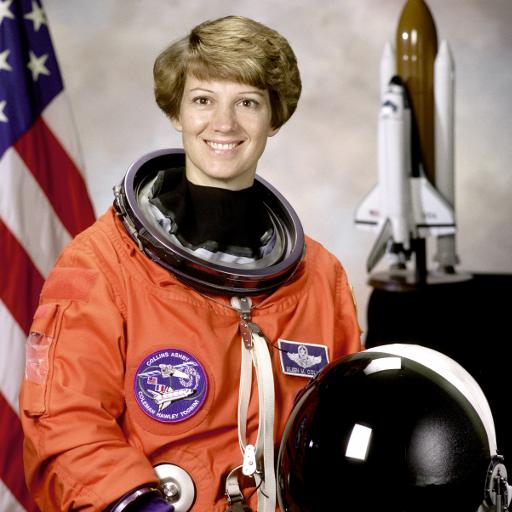
#> input picture vmf_contact_main/vmf_contact/datasets/_utils/augmentation_helper/astronaut.jpg, 512 x 512 px
$ python -i img_bbox_utils.py   (imports and definitions only)
#> lines starting #> are read from the running program, lines starting #| are printed output that depends on the picture; after the words box and inside, x2 and y2 are one past the last pixel; in counts of white or black regions, pixels touching at a corner belong together
#> further down, picture is the input picture: shape (512, 512, 3); mean B, G, R 96.6, 105.8, 141.6
import numpy as np
import open3d as o3d
import cv2
import base64
from io import BytesIO

class SceneObject:
    # [155 lines left out: functions __init__, __str__, return_dict, format_bbox_data, compute_oriented_bounding_box, visualize_pcd_with_obb and 3 more, not called in this run]

def overlap(min1, max1, min2, max2):
    """Check if two 1D projections overlap."""
    return max1 >= min2 and max2 >= min1

# [88 lines left out: functions obb_collision, expand_obb, obb_collision_expanded, preprocess_image, not called in this run]

def crop_max_circle(image):
    """
    Crop the largest possible circle from the center of the image.
    """
    height, width = image.shape[:2]
#> height = 512; width = 512
    radius = min(height, width) // 2  # Maximum radius possible
#> radius = 256

    # Compute the center of the image
    center_x, center_y = width // 2, height // 2
#> center_x = 256; center_y = 256

    # Create a circular mask
    mask = np.zeros((height, width), dtype=np.uint8)
    cv2.circle(mask, (center_x, center_y), radius, 255, thickness=-1)
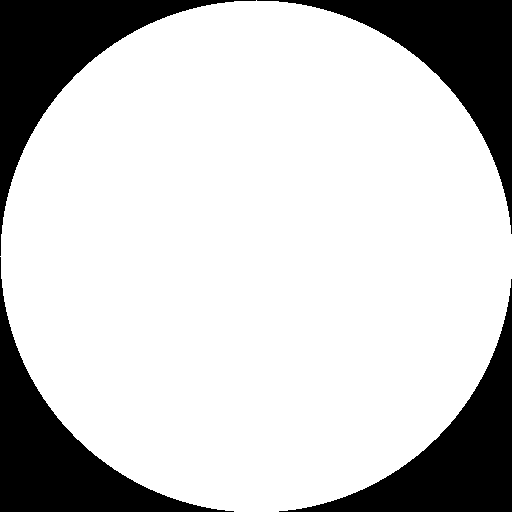
#> mask: shape (512, 512); 78.5% white; 4 black regions, box (x1, y1, x2, y2) and area: (0, 0, 256, 256) 14327, (257, 0, 512, 234) 14071, (0, 257, 234, 512) 14071, (279, 279, 512, 512) 13816

    # Apply mask
    result = cv2.bitwise_and(image, image, mask=mask)
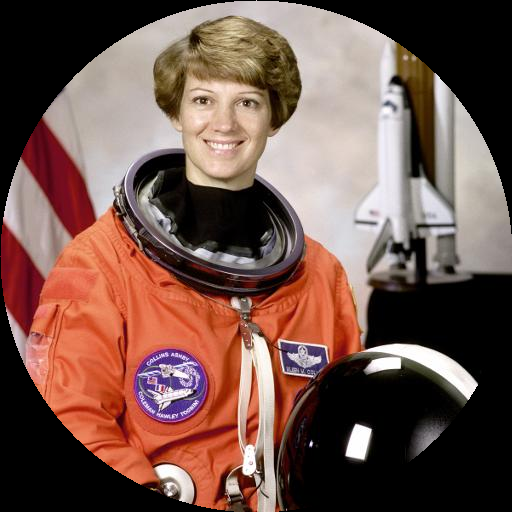
#> result: shape (512, 512, 3); mean B, G, R 76.6, 85.4, 115.4

    # Crop the square region containing the circle
    cropped_circle = result[center_y - radius:center_y + radius, center_x - radius:center_x + radius]

    # Create transparent background for cropped circle
    b, g, r = cv2.split(cropped_circle)
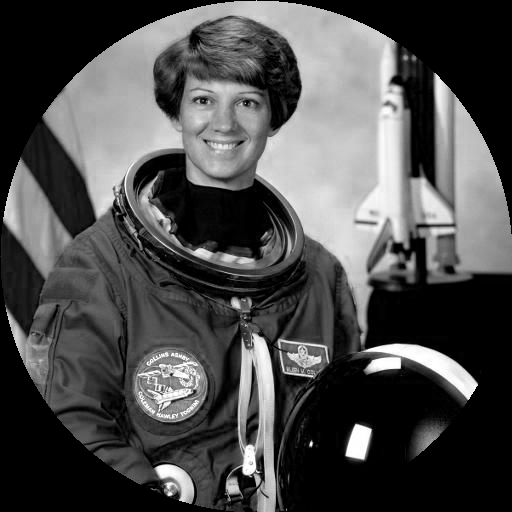
#> b: shape (512, 512); min 0, max 255, mean 76.6
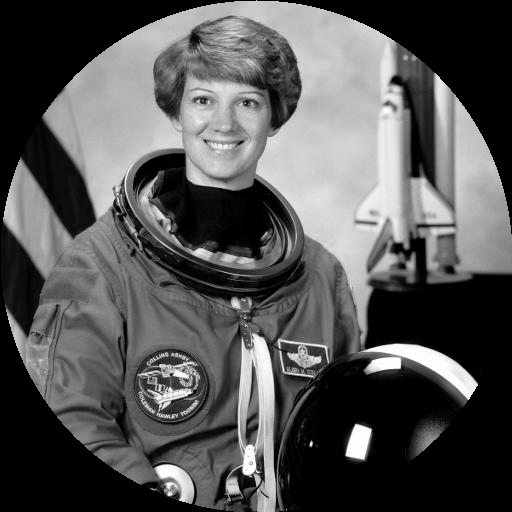
#> g: shape (512, 512); min 0, max 255, mean 85.4
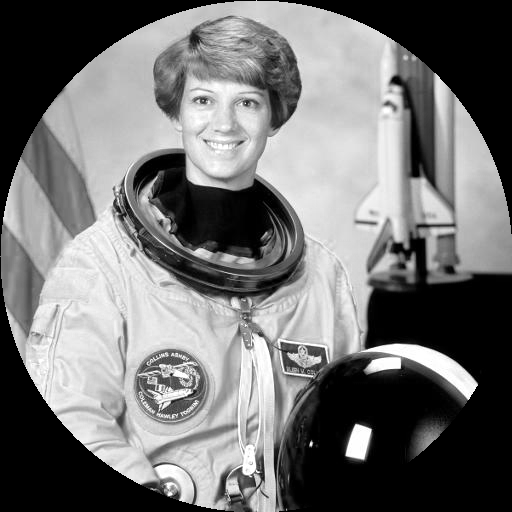
#> r: shape (512, 512); min 0, max 255, mean 115.4
    alpha = mask[center_y - radius:center_y + radius, center_x - radius:center_x + radius]
    cropped_circle_rgba = cv2.merge([b, g, r, alpha])

    return cropped_circle_rgba

# [23 lines left out: functions rotate_circle, crop_max_and_rotate, not called in this run]

import colorsys

# [4 lines left out: function generate_distinct_colors, not called in this run]

>>> import cv2
>>> picture = cv2.imread('../../vmf_contact_main/vmf_contact/datasets/_utils/augmentation_helper/astronaut.jpg')
>>> result = crop_max_circle(picture)
